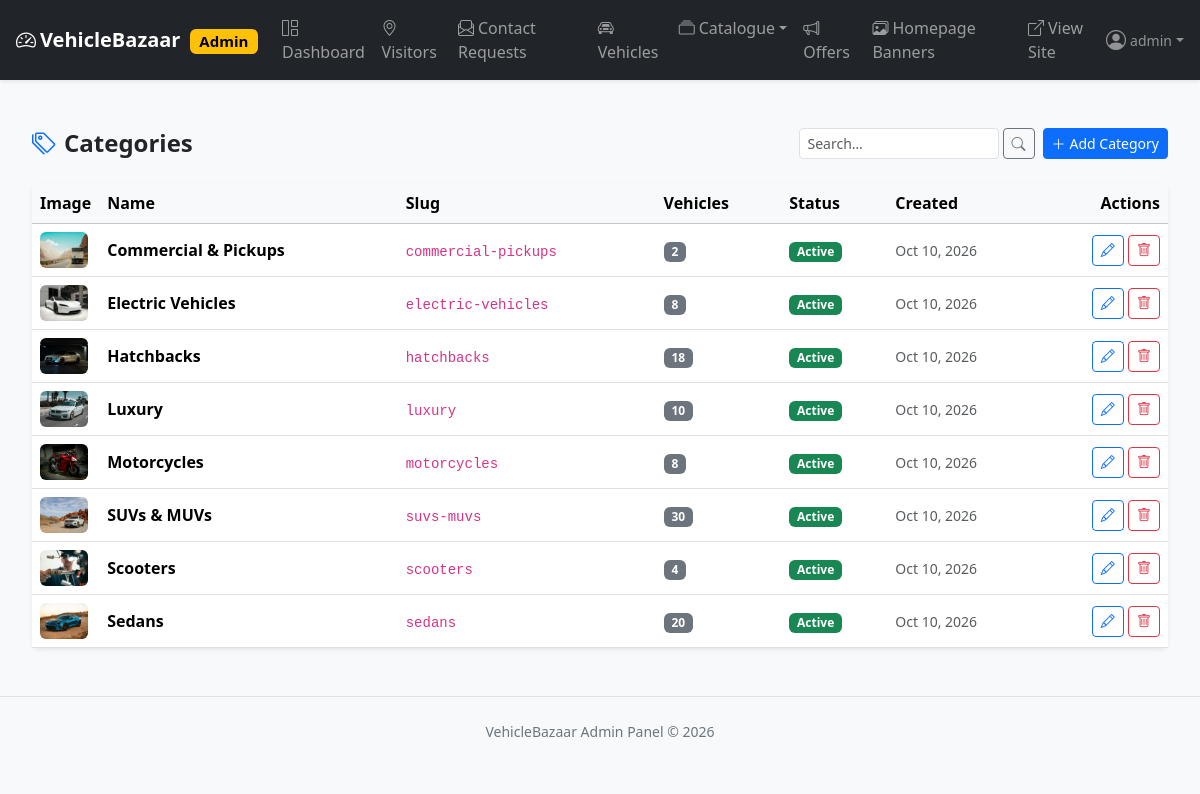
/admin-panel/categories/ (signed in), run on the app's committed database.
### apps/vehicles/models/category.py (models this page shows, shortened)
class Category(TimeStampedModel, SlugifiedModel):
    name = models.CharField(max_length=120, unique=True)
    slug = models.SlugField(max_length=140, unique=True, db_index=True)
    description = models.TextField(blank=True)
    image = models.ImageField(
        upload_to=upload_to_category,
        blank=True,
        null=True,
        validators=[validate_image_upload],
    )
    is_active = models.BooleanField(default=True, db_index=True)
    class Meta:
        verbose_name_plural = "Categories"
        ordering = ["name"]
        indexes = [
            models.Index(fields=["is_active", "name"], name="cat_active_name_idx"),
        ]

### apps/dashboard/entity_views.py (the view)
# urls.py: path("categories/", ev.category_list, name="category_list"),
@login_required
@staff_required
def category_list(request):
    return crud.crud_list(
        request,
        queryset=Category.objects.annotate(vehicle_count=Count("vehicles")),
        template_name="admin_panel/category_list.html",
        page_meta={"active_nav": "categories", "page_title": "Categories", "nav_icon": "tags", "singular": "Category", "add_url": "/admin-panel/categories/add/"},
        search_fields=["name", "slug"],
        paginate_by=20,
        order_choices={
            "name": ("name",),
            "-name": ("-name",),
            "newest": ("-created_at",),
            "oldest": ("created_at",),
        },
        default_order=("name",),
    )

### apps/core_context.py (called while the page is built)
def site_settings(request):
    return {
        "SITE_NAME": getattr(settings, "SITE_NAME", "VehicleBazaar"),
        "SITE_TAGLINE": getattr(settings, "SITE_TAGLINE", "Quality second-hand vehicles, verified."),
    }

### apps/offers/context_processors.py (called while the page is built)
def active_offer(request):
    if request.path.startswith("/admin-panel/") or request.path.startswith("/django-admin/"):
        return {"modal_offer": None}
    return {"modal_offer": OfferService.get_modal_offer()}

### templates/admin_panel/category_list.html
{% extends "admin_panel/model_list.html" %}
{% block table_head %}
  <th style="width:64px;">Image</th><th>Name</th><th>Slug</th><th>Vehicles</th><th>Status</th><th>Created</th>
{% endblock %}
{% block table_row %}
  <tr>
    <td>
      {% if item.image %}<img src="{{ item.image.url }}" alt="" class="rounded" width="48" height="36" style="object-fit:cover;">
      {% else %}<span class="badge text-bg-light border"><i class="bi bi-image"></i></span>{% endif %}
    </td>
    <td class="fw-semibold">{{ item.name }}</td>
    <td><code class="small">{{ item.slug }}</code></td>
    <td><span class="badge text-bg-secondary">{{ item.vehicle_count }}</span></td>
    <td>{% if item.is_active %}<span class="badge text-bg-success">Active</span>{% else %}<span class="badge text-bg-danger">Inactive</span>{% endif %}</td>
    <td class="small text-muted">{{ item.created_at|date:"M j, Y" }}</td>
    <td class="text-end text-nowrap">
      <a href="/admin-panel/categories/{{ item.pk }}/edit/" class="btn btn-sm btn-outline-primary" title="Edit"><i class="bi bi-pencil"></i></a>
      <form method="post" action="/admin-panel/categories/{{ item.pk }}/delete/" class="d-inline" onsubmit="return confirm('Delete category {{ item.name }}? Vehicles using it must be moved first.');">
        {% csrf_token %}<button class="btn btn-sm btn-outline-danger" title="Delete"><i class="bi bi-trash"></i></button>
      </form>
    </td>
  </tr>
{% endblock %}

### templates/admin_panel/base.html (shortened to what this page needs)
{% load static %}<!DOCTYPE html>
<html lang="en">
<head>
  <link href="https://cdn.jsdelivr.net/npm/bootstrap@5.3.3/dist/css/bootstrap.min.css" rel="stylesheet">
  <link href="https://cdn.jsdelivr.net/npm/bootstrap-icons@1.11.3/font/bootstrap-icons.min.css" rel="stylesheet">
  <link href="{% static 'css/style.css' %}" rel="stylesheet">
</head>
<body class="admin-body bg-body-tertiary">
<nav class="navbar navbar-expand-lg navbar-dark bg-dark shadow-sm sticky-top">
  <div class="container-fluid px-3">
    <a class="navbar-brand fw-bold" href="/admin-panel/">
      <i class="bi bi-speedometer2 me-1"></i>{{ SITE_NAME }} <span class="badge text-bg-warning ms-1">Admin</span>
    </a>
    <div class="collapse navbar-collapse" id="adminNav">
      <ul class="navbar-nav me-auto">
        <li class="nav-item"><a class="nav-link {% if active_nav == 'dashboard' %}active fw-semibold{% endif %}" href="/admin-panel/"><i class="bi bi-grid-1x2 me-1"></i>Dashboard</a></li>
        <li class="nav-item"><a class="nav-link {% if active_nav == 'visitors' %}active fw-semibold{% endif %}" href="/admin-panel/visitors/"><i class="bi bi-geo-alt me-1"></i>Visitors</a></li>
        <li class="nav-item"><a class="nav-link {% if active_nav == 'contacts' %}active fw-semibold{% endif %}" href="/admin-panel/contact-requests/"><i class="bi bi-envelope-paper me-1"></i>Contact Requests</a></li>
        <li class="nav-item"><a class="nav-link {% if active_nav == 'vehicles' %}active fw-semibold{% endif %}" href="/admin-panel/vehicles/"><i class="bi bi-car-front me-1"></i>Vehicles</a></li>
        <li class="nav-item dropdown">
          <a class="nav-link dropdown-toggle" href="#" data-bs-toggle="dropdown"><i class="bi bi-collection me-1"></i>Catalogue</a>
        </li>
        <li class="nav-item"><a class="nav-link {% if active_nav == 'offers' %}active fw-semibold{% endif %}" href="/admin-panel/offers/"><i class="bi bi-megaphone me-1"></i>Offers</a></li>
        <li class="nav-item"><a class="nav-link {% if active_nav == 'banners' %}active fw-semibold{% endif %}" href="/admin-panel/banners/"><i class="bi bi-images me-1"></i>Homepage Banners</a></li>
        <li class="nav-item"><a class="nav-link" href="/" target="_blank"><i class="bi bi-box-arrow-up-right me-1"></i>View Site</a></li>
      </ul>
      <div class="dropdown">
        <a href="#" class="d-flex align-items-center text-white-50 text-decoration-none dropdown-toggle" id="adminUserMenu" data-bs-toggle="dropdown" aria-expanded="false">
          {% if request.user.profile.photo %}
            <img src="{{ request.user.profile.photo.url }}" alt="" width="28" height="28" class="rounded-circle me-2" style="object-fit:cover;">
          {% else %}
            <i class="bi bi-person-circle me-1 fs-5"></i>
          {% endif %}
          <span class="small">{{ request.user.get_username }}</span>
        </a>
      </div>
    </div>
  </div>
</nav>
<main class="container-fluid py-4 px-3">
  {% block content %}{% endblock %}
</main>
<footer class="text-center text-secondary small py-4 border-top">
  {{ SITE_NAME }} Admin Panel &copy; {% now "Y" %}
</footer>
</body>
</html>

### static/css/style.css (style rules this page uses)
:root { --vb-primary: #0d6efd; --vb-dark: #111827; }
body { font-family: "Segoe UI", system-ui, -apple-system, sans-serif; }

### data on the page
Category: image (picture), name "Commercial & Pickups", slug "commercial-pickups", vehicle_count "2", is_active "Active", created_at "Oct 10, 2026"
Category: image (picture), name "Electric Vehicles", slug "electric-vehicles", vehicle_count "8", is_active "Active", created_at "Oct 10, 2026"
Category: image (picture), name "Hatchbacks", slug "hatchbacks", vehicle_count "18", is_active "Active", created_at "Oct 10, 2026"
Category: image (picture), name "Luxury", slug "luxury", vehicle_count "10", is_active "Active", created_at "Oct 10, 2026"
Category: image (picture), name "Motorcycles", slug "motorcycles", vehicle_count "8", is_active "Active", created_at "Oct 10, 2026"
Category: image (picture), name "SUVs & MUVs", slug "suvs-muvs", vehicle_count "30", is_active "Active", created_at "Oct 10, 2026"
Category: image (picture), name "Scooters", slug "scooters", vehicle_count "4", is_active "Active", created_at "Oct 10, 2026"
Category: image (picture), name "Sedans", slug "sedans", vehicle_count "20", is_active "Active", created_at "Oct 10, 2026"

### other printed values
{{ SITE_NAME }} "VehicleBazaar"
{{ request.user.get_username }} "admin"
{{ page_title }} "Categories"
{{ singular }} "Category"
